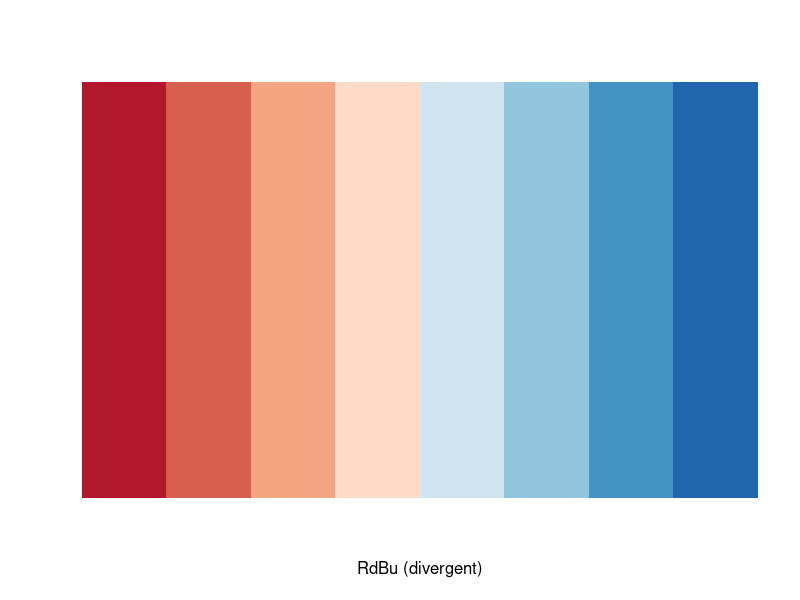
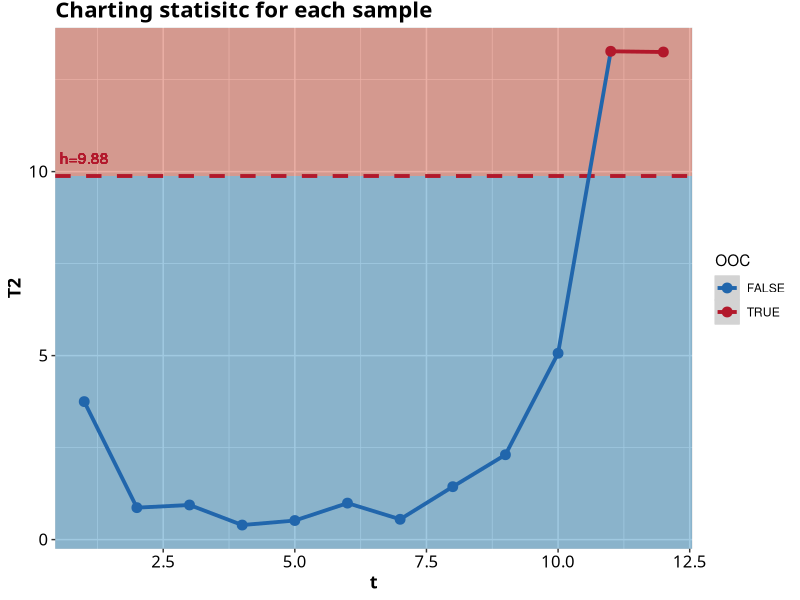
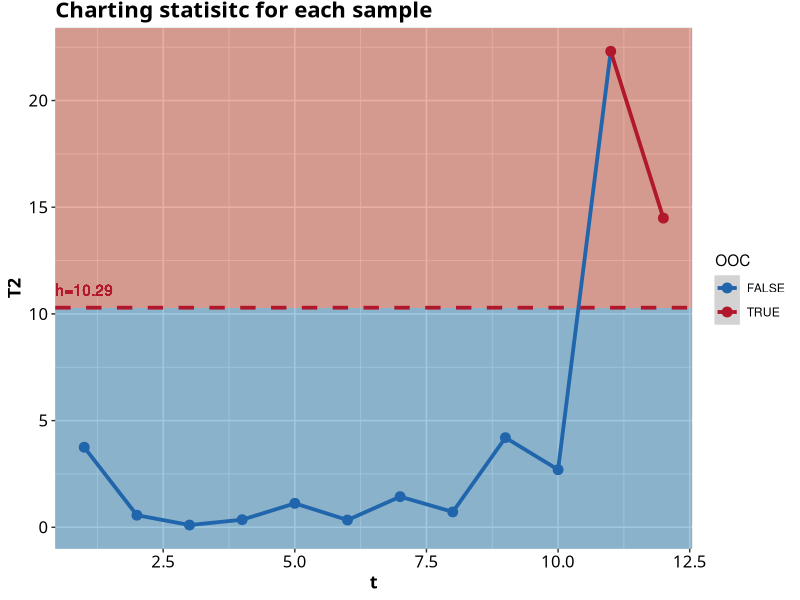
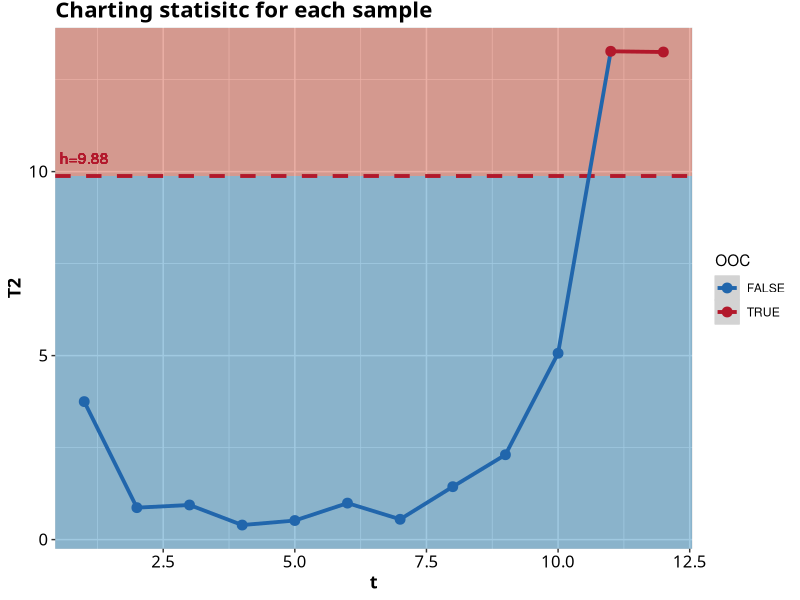
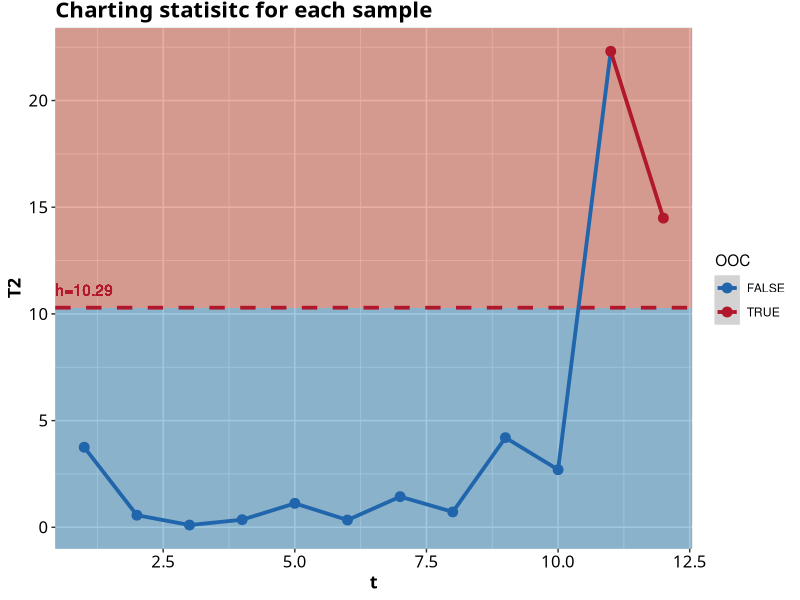

Here is the R script that generated these plots, in order:
setwd("~/Masters/Research/Main_Code")


library(ggplot2)
library(readr)
library(tidyr)
library(dplyr)
library(RColorBrewer)

MHWMA_ml_exmpl_data <- read_csv("results/examples/MHWMA_bivar_exmpl_results.csv")
EHWMA_ml_exmpl_data <- read_csv("results/examples/EHWMA_bivar_exmpl_results.csv")

theme_main <- function(){ 
  font <- "CenturySch"   #assign font family up front
  
  theme_gray() %+replace%    #replace elements we want to change
    
    theme(
      
      #grid elements
      #panel.grid.major = element_blank(),    #strip major gridlines
      #panel.grid.minor = element_blank(),    #strip minor gridlines
      #axis.ticks = element_blank(),          #strip axis ticks
      
      #since theme_minimal() already strips axis lines, 
      #we don't need to do that again
      
      #text elements
      plot.title = element_text(             #title
        family = font,            #set font family
        size = 16,                #set font size
        face = 'bold',            #bold typeface
        hjust = 0,                #left align
        vjust = 2),               #raise slightly
      
      plot.subtitle = element_text(          #subtitle
        family = font,            #font family
        size = 14),               #font size
      
      plot.caption = element_text(           #caption
        family = font,            #font family
        size = 9,                 #font size
        hjust = 1),               #right align
      
      axis.title = element_text(             #axis titles
        family = font,            #font family
        size = 13,
        face="bold"),               #font size
      
      axis.text = element_text(              #axis text
        family = font,            #axis famuly
        size = 12),                #font size
      
      strip.text.x = element_text(
        size = 12,
        color = "white"
      ),
      strip.text.y = element_text(
        size = 12,
        angle = 270,
        color = "white"
      ),
      strip.background = element_rect(
        color="#4a6fcc", fill="#4a6fcc", size=0.7, linetype="solid"
      ),
      panel.background = element_rect(fill = "lightgrey",
                                      colour = "lightgrey",
                                      size = 0.5, linetype = "solid"),
      panel.grid.major = element_line(size = 0.5, linetype = 'solid',
                                      colour = "white"), 
      panel.grid.minor = element_line(size = 0.25, linetype = 'solid',
                                      colour = "white")
      
      #since the legend often requires manual tweaking 
      #based on plot content, don't define it here
    )
}

display.brewer.pal(n = 8, name = 'RdBu')
brewer.pal(n = 8, name = 'RdBu')

colours <- c("TRUE"="#B2182B","FALSE"="#2166AC")

mod_plot <- MHWMA_ml_exmpl_data %>%
  ggplot(aes(x=t,y=T2,col=OOC,group=1))+
  annotate("rect", xmin = -Inf, xmax = Inf, ymin = -Inf, ymax = 9.88, fill = "#4393C3", alpha = .5, color = NA)+
  annotate("rect", xmin = -Inf, xmax = Inf, ymin = 9.88, ymax = Inf, fill = "#D6604D", alpha = .5, color = NA)+
  geom_hline(yintercept = 9.88,col='#B2182B',linetype='dashed',size=1.3)+
  geom_text(aes(1,9.88,label = 'h=9.88', vjust = -1),col='#B2182B')+
  geom_path(size=1.3)+
  geom_point(size=3)+
  scale_color_manual(values = colours)+
  labs(title = "Charting statisitc for each sample")+
  xlab('t')+
  xlim(1,12)+
  ylab('T2')+
  theme_main()

print(mod_plot)
ggsave(plot=mod_plot,
       filename= "modified_bivar_example_chart.png",
       path = "results/Plots",
       dpi=320,
       width=8.70,
       height=5.95,
)

ex_plot <- EHWMA_ml_exmpl_data %>%
  ggplot(aes(x=t,y=T2,col=OOC,group=1))+
  annotate("rect", xmin = -Inf, xmax = Inf, ymin = -Inf, ymax = 10.29, fill = "#4393C3", alpha = .5, color = NA)+
  annotate("rect", xmin = -Inf, xmax = Inf, ymin = 10.29, ymax = Inf, fill = "#D6604D", alpha = .5, color = NA)+
  geom_hline(yintercept = 10.29,col='#B2182B',linetype='dashed',size=1.3)+
  geom_text(aes(1,10.29,label = 'h=10.29', vjust = -1),col='#B2182B')+
  geom_path(size=1.3)+
  geom_point(size=3)+
  scale_color_manual(values = colours)+
  labs(title = "Charting statisitc for each sample")+
  xlab('t')+
  xlim(1,12)+
  ylab('T2')+
  theme_main()

print(ex_plot)
ggsave(plot=ex_plot,
       filename= "extended_bivar_example_chart.png",
       path = "results/Plots",
       dpi=320,
       width=8.70,
       height=5.95,
)